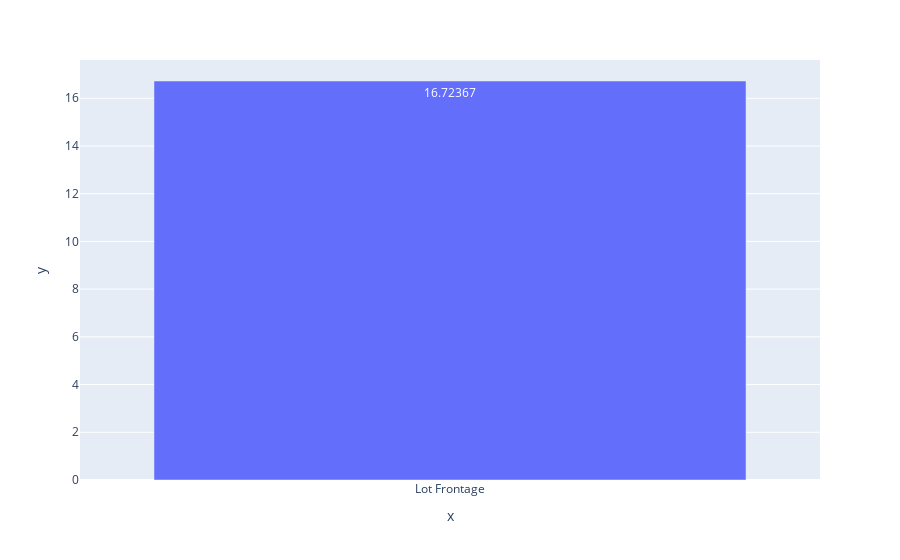

The notebook cell this image was saved under:
### Code cell
px.bar(x=percent_nan.index , y=percent_nan, text_auto=True).show()

### Figure 1 — Plotly figure (JSON) as saved in the notebook; plotly's stock layout.template omitted (floating-point values rounded to 4 significant figures)
{"data": [{"alignmentgroup": "True", "hovertemplate": "x=%{x}<br>y=%{y}<extra></extra>", "legendgroup": "", "marker": {"color": "#636efa", "pattern": {"shape": ""}}, "name": "", "offsetgroup": "", "orientation": "v", "showlegend": false, "textposition": "auto", "texttemplate": "%{y}", "type": "bar", "x": ["Lot Frontage"], "xaxis": "x", "y": [16.72], "yaxis": "y"}], "layout": {"barmode": "relative", "legend": {"tracegroupgap": 0}, "margin": {"t": 60}, "xaxis": {"anchor": "y", "domain": [0, 1], "title": {"text": "x"}}, "yaxis": {"anchor": "x", "domain": [0, 1], "title": {"text": "y"}}}}
